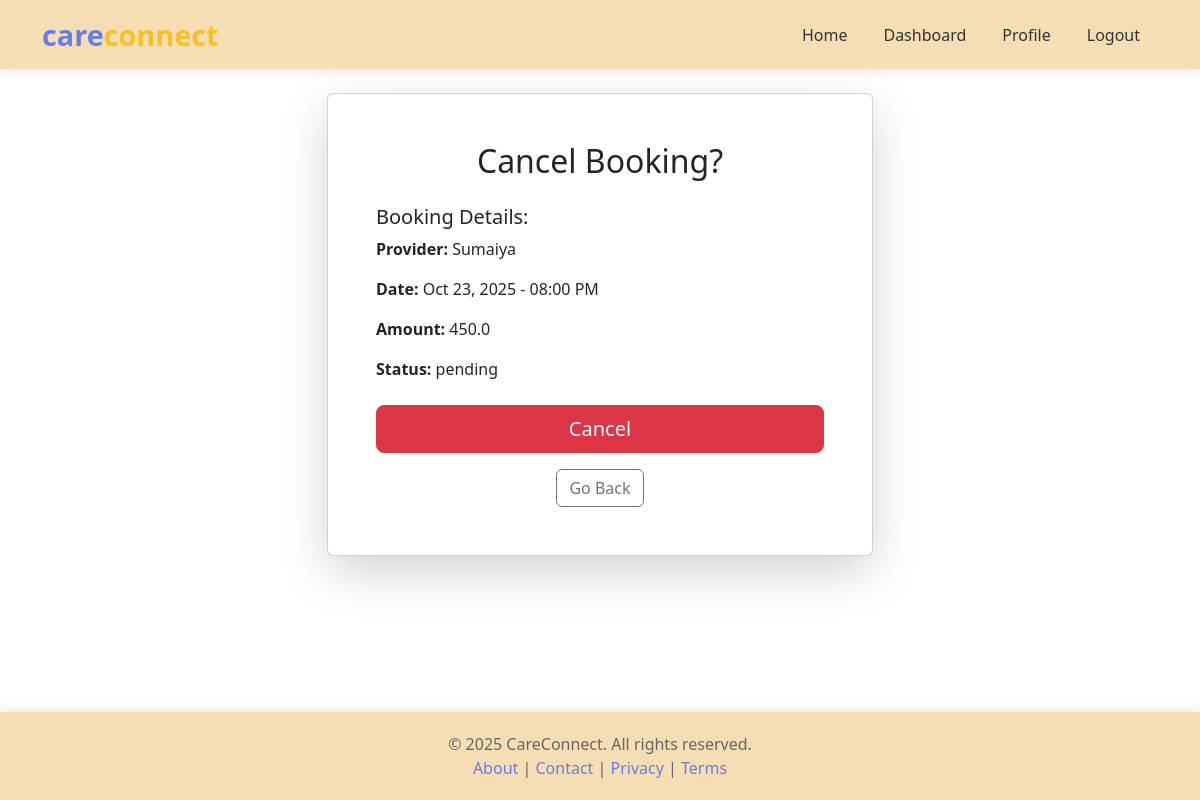
/users/booking/cancel/2/ (signed in), run on the app's committed database.
### users/models.py (models this page shows, shortened)
class Booking(models.Model):
    STATUS_CHOICES = [
        ('pending', 'Pending'),
        ('confirmed', 'Confirmed'),
        ('completed', 'Completed'),
        ('cancelled', 'Cancelled'),
    ]
    user = models.ForeignKey(User, on_delete=models.CASCADE, related_name='user_bookings')
    provider = models.ForeignKey('providers.ServiceProvider', on_delete=models.CASCADE, related_name='provider_bookings')
    dateTime = models.DateTimeField()
    status = models.CharField(max_length=20, choices=STATUS_CHOICES, default='pending')
    totalamount = models.FloatField()
    created_at = models.DateTimeField(auto_now_add=True)
    class Meta:
        ordering = ['-created_at']

### providers/models.py (models this page shows, shortened)
class ServiceProvider(models.Model):
    CATEGORY_CHOICES = [
        ('maid', 'House Maid'),
        ('babysitter', 'Babysitter'),
        ('caregiver', 'Caregiver'),
    ]
    GENDER_CHOICES = [
        ('male', 'Male'),
        ('female', 'Female'),
        ('other', 'Other'),
    ]
    user = models.OneToOneField(User, on_delete=models.CASCADE, related_name='provider_profile')
    name = models.CharField(max_length=100)
    age = models.IntegerField()
    gender = models.CharField(max_length=10, choices=GENDER_CHOICES)
    location = models.CharField(max_length=200)
    experience_year = models.FloatField()
    skills = models.TextField(help_text="Comma-separated")
    category = models.CharField(max_length=20, choices=CATEGORY_CHOICES)
    contactNo = models.CharField(max_length=15)
    hourlyRate = models.FloatField()
    availability = models.BooleanField(default=True)
    profile_image = models.ImageField(upload_to='provider_profiles/', blank=True, null=True)
    created_at = models.DateTimeField(auto_now_add=True)

### users/views.py (the view, shortened to what this page needs)
# urls.py: path('booking/cancel/<int:booking_id>/', views.cancel_booking, name='cancel_booking'),
@login_required
def cancel_booking(request, booking_id):
    booking = get_object_or_404(Booking, id=booking_id, user=request.user)
    context = {
        'booking': booking,
    }
    return render(request, 'users/cancel_booking.html', context)

### templates/users/cancel_booking.html (shortened to what this page needs)
{% extends 'base.html' %}
{% block content %}
<div class="container mt-4 mb-5">
    <div class="row justify-content-center">
        <div class="col-md-6">
            <div class="card shadow-lg">
                <div class="card-body p-5">
                    <h2 class="text-center mb-4">Cancel Booking?</h2>
                    <div class="mb-4">
                        <h5>Booking Details:</h5>
                        <p><strong>Provider:</strong> {{ booking.provider.name }}</p>
                        <p><strong>Date:</strong> {{ booking.dateTime|date:"M d, Y - h:i A" }}</p>
                        <p><strong>Amount:</strong> {{ booking.totalamount }}</p>
                        <p><strong>Status:</strong> {{ booking.status }}</p>
                    </div>
                    <form method="POST">
                        <button type="submit" class="btn btn-danger w-100 btn-lg">Cancel</button>
                    </form>
                    <div class="text-center mt-3">
                        <a href="{% url 'user_bookings' %}" class="btn btn-outline-secondary">Go Back</a>
                    </div>
                </div>
            </div>
        </div>
    </div>
</div>
{% endblock %}

### templates/base.html (style rules this page uses)
body { display: flex; flex-direction: column; min-height: 100vh; background: white; }

### data on the page
Booking: provider.name "Sumaiya", dateTime "Oct 23, 2025 - 08:00 PM", totalamount "450.0", status "pending"
